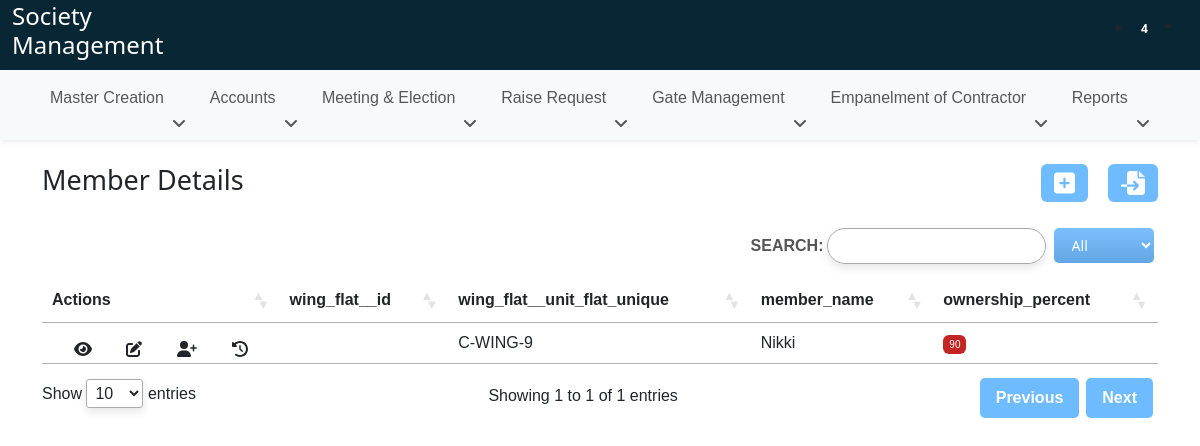
Screenshot of /member-details-view/ with the database file from the repository.
### Society/models.py (models this page shows, shortened)
class MemberMasterCreation(models.Model):
    wing_flat = models.ForeignKey(SocietyUnitFlatCreation, on_delete=models.CASCADE, verbose_name="Flat No.")
    member_name = models.CharField(max_length=200, null=True, blank=True, verbose_name="Name")
    ownership_percent = models.IntegerField(null=True, blank=True, verbose_name="Ownership %")
    member_position = models.CharField(max_length=200, null=True, blank=True, verbose_name="Position")
    member_dob = models.DateField(null=True, blank=True, verbose_name="DOB")
    member_pan_no = models.CharField(max_length=200, null=True, blank=True, verbose_name="PAN No.")
    member_aadhar_no = models.CharField(max_length=200, null=True, blank=True, verbose_name="Aadhar No.")
    member_address = models.CharField(max_length=200, null=True, blank=True, verbose_name="Address")
    member_state = models.CharField(max_length=200, null=True, blank=True, verbose_name="State")
    member_pin_code = models.CharField(max_length=200, null=True, blank=True, verbose_name="Pin Code")
    member_email = models.EmailField(null=True, blank=True, verbose_name="Email")
    member_contact = models.CharField(max_length=200, null=True, blank=True, verbose_name="Contact No.")
    member_emergency_contact = models.CharField(max_length=200, null=True, blank=True, verbose_name="Emerg. Contact No.")
    member_occupation = models.CharField(max_length=200, null=True, blank=True, verbose_name="Occupation")
    member_is_primary = models.BooleanField(default = False, null=True, blank=True, verbose_name="Primary")
    date_of_admission = models.DateField(null=True, blank=True)
    age_at_date_of_admission = models.IntegerField(null=True, blank=True)
    sales_agreement = models.FileField(upload_to='files/', null=True, blank=True)
    other_attachment = models.FileField(upload_to='files/', null=True, blank=True)
    date_of_entrance_fees = models.DateField(null=True, blank=True)
    date_of_cessation = models.DateField(null=True, blank=True)
    reason_for_cessation = models.CharField(max_length=200, null=True, blank=True)
    flat_status = models.CharField(max_length=200, null=True, blank=True)
    same_flat_member_identification = models.CharField(max_length=100, null=True, blank=True)

### Society/views.py (the view, shortened to what this page needs)
# urls.py: path('member-details-view/', views.member_details_view, name="member_details_view"),
def member_details_view(request):
    flat_numbers_queryset = SocietyUnitFlatCreation.objects.values_list("unit", "flat")
    wing_flat_no = {
        "": "Select Flat No",
        **{f"{wing}-{flat}": f"{wing}-{flat}" for wing, flat in flat_numbers_queryset}
    }
    model_fields = MemberMasterCreation._meta.get_fields()
    member_data_label = [
        "wing_flat__id", "wing_flat__unit_flat_unique", "member_name", "ownership_percent", "member_position", "member_dob",
        "member_pan_no", "member_aadhar_no", "member_address", "member_state", "member_pin_code",
        "member_email", "member_contact", "member_emergency_contact", "member_occupation",
        "member_is_primary", "date_of_admission", "date_of_entrance_fees", "date_of_cessation", "reason_for_cessation",
        "flat_status"
    ]
    data = [field.name for field in model_fields if field.name not in ['wing_flat']]
    member_details = MemberMasterCreation.objects.filter(Q(member_is_primary=True), Q(date_of_cessation__isnull=True)).values(
        "wing_flat__id", "wing_flat__unit_flat_unique", "member_name", "ownership_percent", "member_position", "member_dob",
        "member_pan_no", "member_aadhar_no", "member_address", "member_state", "member_pin_code",
        "member_email", "member_contact", "member_emergency_contact", "member_occupation",
        "member_is_primary", "date_of_admission", "date_of_entrance_fees", "date_of_cessation", "reason_for_cessation",
        "flat_status"
    )
    flat_id = None
    return render(request, "member_master_table.html", {
        "member_data_label": member_data_label,
        "member_details": member_details,
        "flat_id": flat_id
    })

### templates/member_master_table.html (shortened to what this page needs)
{% extends 'base.html' %}
{% load static %}
{% block body %}
<div class="container">
    <div class="member-title mt-4 d-flex" style="justify-content: space-between;">
        <h3 class="lead" style="font-size: 27px;">Member Details</h3>
        <div class="gap-4">
            <a href="{% url 'member_master' %}" class="btn me-3" style="background-color: #6ebbff; color:white;">
                <i class="fa-solid fa-square-plus fa-xl"></i>
            </a>
            <a href="" class="btn" style="background-color: #6ebbff; color:white;">
                <i class="fa-solid fa-file-import fa-xl"></i>
            </a>
        </div>
    </div>
    <div class="mt-4">
        <table id="example" class="display dt-table order-column" style="width:100%">
            <thead>
                <tr>
                    <th class="exclude-print">Actions</th>
                    {% for item in member_data_label %}
                    {% if item == "ID" %}
                    <th hidden>{{ item }}============</th>
                    {% else %}
                    <th>{{ item }}</th>
                    {% endif %}
                    {% endfor %}
                </tr>
            </thead>
            <tbody>
                {% for item in member_details %}
                <tr>
                    <td class="d-flex" style="justify-content: space-evenly;">
                        <button type="button" class="btn" data-bs-toggle="modal" data-bs-target="#exampleModal"
                            onclick="updateMemberDetails(`{{item.wing_flat__id}}`)"><i
                                class="fa-solid fa-eye"></i></button>
                        <button type="button" class="btn" data-bs-toggle="modal" data-bs-target="#exampleModalEdit"
                            onclick="editMemberDetails(`{{item.wing_flat__id}}`)"><i
                                class="fa-solid fa-pen-to-square"></i></button>
                        <button title="Add Member" type="button" data-bs-toggle="modal" data-bs-target="#addMemberModal"
                            onclick="addMemberDetails(`{{item.wing_flat__id}}`)" class="btn"><i
                                class="fa-solid fa-user-plus"></i></button>
                        <button title="View History" type="button" data-bs-toggle="modal" data-bs-target="#historyModal"
                            onclick="flatHistoryDetails(`{{item.wing_flat__id}}`)" class="btn">
                            </button>
                    </td>
                    <td>{{ item.id }}</td>
                    <td>{{ item.wing_flat__unit_flat_unique }}</td>
                    <td>{{ item.member_name }}</td>
                    {% if item.ownership_percent < 100 %} <td><span
                            style="background-color: #c32525; color: white; font-size: 10px; padding: 4px 6px; border-radius: 6px;">
                            {{item.ownership_percent }}</span></td>
                        {% else %}
                        <td><span
                                style="background-color: green; color: white; font-size: 10px; padding: 3px; border-radius: 6px;">
                                {{item.ownership_percent }}</span></td>
                        {% endif %}
                </tr>
                {% endfor %}
            </tbody>
        </table>
    </div>
    {% endblock body %}

### static/css/society_common.css (style rules this page uses)
* { margin: 0; padding: 0 }
th, td { white-space: nowrap; }
.dt-table th, .dt-table td { white-space: nowrap; }
table.dataTable tbody th, table.dataTable tbody td { height: 20px; }
table { border-collapse: collapse; width: 100%; font-family: 'Calibri', sans-serif; }
thead th { padding: 10px; text-align: left; font-weight: bold; }
thead th:nth-child(1), thead th:nth-child(2) { position: sticky; left: 0; z-index: 2; }
table { box-shadow: 0 4px 8px rgba(0, 0, 0, 0.1); }
thead .sorting, thead .sorting_asc, thead .sorting_desc { background: none; }
thead .sorting::before, thead .sorting_asc::before, thead .sorting_desc::before { font-family: 'Font Awesome 6 Free'; font-weight: 900; content: '\f0dc'; margin-right: 5px; }
table.dt-table tbody th, table.dt-table tbody td { background-color: #fff !important; }
* { box-sizing: border-box; margin: 0; padding: 0; }

### rows the page displays
MemberMasterCreation: wing_flat__unit_flat_unique "C-WING-9", member_name "Nikki", ownership_percent "90"

### other values shown
{{ item }} "wing_flat__id" "wing_flat__unit_flat_unique" "member_name" "ownership_percent"
